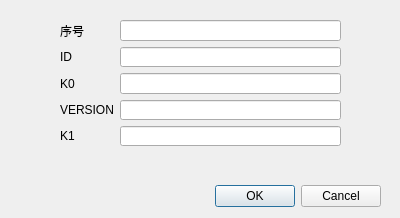
<?xml version="1.0" encoding="UTF-8"?>
<ui version="4.0">
 <class>Dialog</class>
 <widget class="QDialog" name="Dialog">
  <property name="geometry">
   <rect>
    <x>0</x>
    <y>0</y>
    <width>400</width>
    <height>218</height>
   </rect>
  </property>
  <property name="windowTitle">
   <string>Dialog</string>
  </property>
  <widget class="QDialogButtonBox" name="buttonBox">
   <property name="geometry">
    <rect>
     <x>40</x>
     <y>180</y>
     <width>341</width>
     <height>32</height>
    </rect>
   </property>
   <property name="orientation">
    <enum>Qt::Horizontal</enum>
   </property>
   <property name="standardButtons">
    <set>QDialogButtonBox::Cancel|QDialogButtonBox::Ok</set>
   </property>
  </widget>
  <widget class="QWidget" name="">
   <property name="geometry">
    <rect>
     <x>60</x>
     <y>20</y>
     <width>281</width>
     <height>126</height>
    </rect>
   </property>
   <layout class="QGridLayout" name="gridLayout">
    <item row="0" column="0">
     <widget class="QLabel" name="label_5">
      <property name="text">
       <string>序号</string>
      </property>
     </widget>
    </item>
    <item row="0" column="1">
     <widget class="QLineEdit" name="SequencelineEdit"/>
    </item>
    <item row="1" column="0">
     <widget class="QLabel" name="label">
      <property name="text">
       <string>ID</string>
      </property>
     </widget>
    </item>
    <item row="1" column="1">
     <widget class="QLineEdit" name="IDlineEdit"/>
    </item>
    <item row="2" column="0">
     <widget class="QLabel" name="label_2">
      <property name="text">
       <string>K0</string>
      </property>
     </widget>
    </item>
    <item row="2" column="1">
     <widget class="QLineEdit" name="K0lineEdit"/>
    </item>
    <item row="3" column="0">
     <widget class="QLabel" name="label_3">
      <property name="text">
       <string>VERSION</string>
      </property>
     </widget>
    </item>
    <item row="3" column="1">
     <widget class="QLineEdit" name="VERSIONlineEdit"/>
    </item>
    <item row="4" column="0">
     <widget class="QLabel" name="label_4">
      <property name="text">
       <string>K1</string>
      </property>
     </widget>
    </item>
    <item row="4" column="1">
     <widget class="QLineEdit" name="K1lineEdit"/>
    </item>
   </layout>
  </widget>
 </widget>
 <resources/>
 <connections>
  <connection>
   <sender>buttonBox</sender>
   <signal>accepted()</signal>
   <receiver>Dialog</receiver>
   <slot>accept()</slot>
   <hints>
    <hint type="sourcelabel">
     <x>248</x>
     <y>254</y>
    </hint>
    <hint type="destinationlabel">
     <x>157</x>
     <y>274</y>
    </hint>
   </hints>
  </connection>
  <connection>
   <sender>buttonBox</sender>
   <signal>rejected()</signal>
   <receiver>Dialog</receiver>
   <slot>reject()</slot>
   <hints>
    <hint type="sourcelabel">
     <x>316</x>
     <y>260</y>
    </hint>
    <hint type="destinationlabel">
     <x>286</x>
     <y>274</y>
    </hint>
   </hints>
  </connection>
 </connections>
</ui>
